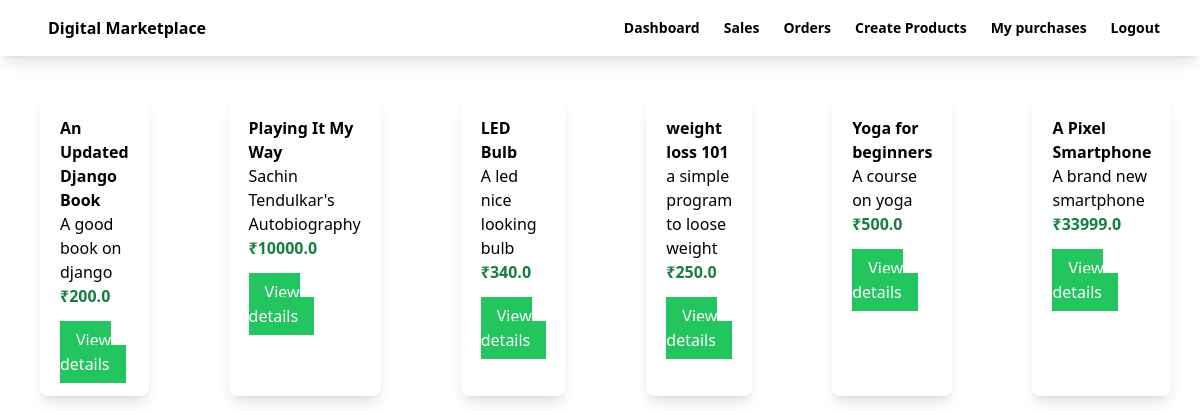
The app's page / (signed in) with its own data.
### myapp/models.py (models this page shows, shortened)
class Product(models.Model):
    seller = models.ForeignKey(User,on_delete=models.CASCADE)
    name = models.CharField(max_length=100)
    description = models.CharField(max_length=100)
    price = models.FloatField()
    file = models.FileField(upload_to='uploads')
    total_sales_amount = models.IntegerField(default=0)
    total_sales = models.IntegerField(default=0)
    rating = models.FloatField()

### myapp/views.py (the view)
# urls.py: path('', views.index,name="index"),
@login_required(login_url='login')
def index(request):
    products = Product.objects.all()
    return render(request,'myapp/index.html',{'products':products})

### myapp/templates/myapp/index.html (shortened to what this page needs)
{% extends 'myapp/base.html' %}
{% block body %}
<div class="product-container flex">
 {% for product in products %}
    <div class="product shadow-lg w-1/4 rounded-lg m-10">
        <div class="p-5">
            <div class="font-bold">
                {{product.name}}
            </div>
            <div>
                {{product.description}}
            </div>
            <div class="text-green-700 font-bold">
                ₹{{product.price}}
            </div>
            <div class="mt-5">
                <a class="bg-green-500 text-white px-4 py-2" href="{% url 'detail' product.id %}">View details</a>
            </div>
        </div>
    </div>
 {% endfor %}
</div>
{% endblock %}

### myapp/templates/myapp/base.html (shortened to what this page needs)
<!DOCTYPE html>
<html lang="en">
<head>
    <script src="https://cdn.tailwindcss.com"></script>
</head>
<body>
     <nav class="shadow-lg">
        <div class="flex flex-wrap justify-between ml-5 items-center mx-auto px-4 py-2.5">
            <a href="" class="flex items-center">
                <span class="text-xml self-center font-semibold">Digital Marketplace</span>
            </a>
             <div class="flex items-center">
                <a href="{% url 'dashboard' %}" class="mr-6 text-sm text-xml font-semibold text-grey-500">Dashboard</a>
                <a href="{% url 'sales' %}" class="mr-6 text-sm text-xml font-semibold text-grey-500">Sales</a>
                <a href="" class="mr-6 text-sm text-xml font-semibold text-grey-500">Orders</a>
                <a href="{% url 'createproduct' %}" class="mr-6 text-sm text-xml font-semibold text-grey-500">Create Products</a>
                <a href="{% url 'purchases' %}" class="mr-6 text-sm text-xml font-semibold text-grey-500">My purchases</a>
                <a href="{% url 'logout' %}" class="mr-6 text-sm text-xml font-semibold text-grey-500">Logout</a>
             </div>
        </div>
     </nav>
    {% block body %}
    {% endblock %}
</body>
</html>

### records on screen
Product: name "An Updated Django Book", description "A good book on django", price "200.0"
Product: name "Playing It My Way", description "Sachin Tendulkar's Autobiography", price "10000.0"
Product: name "LED Bulb", description "A led nice looking bulb", price "340.0"
Product: name "weight loss 101", description "a simple program to loose weight", price "250.0"
Product: name "Yoga for beginners", description "A course on yoga", price "500.0"
Product: name "A Pixel Smartphone", description "A brand new smartphone", price "33999.0"
